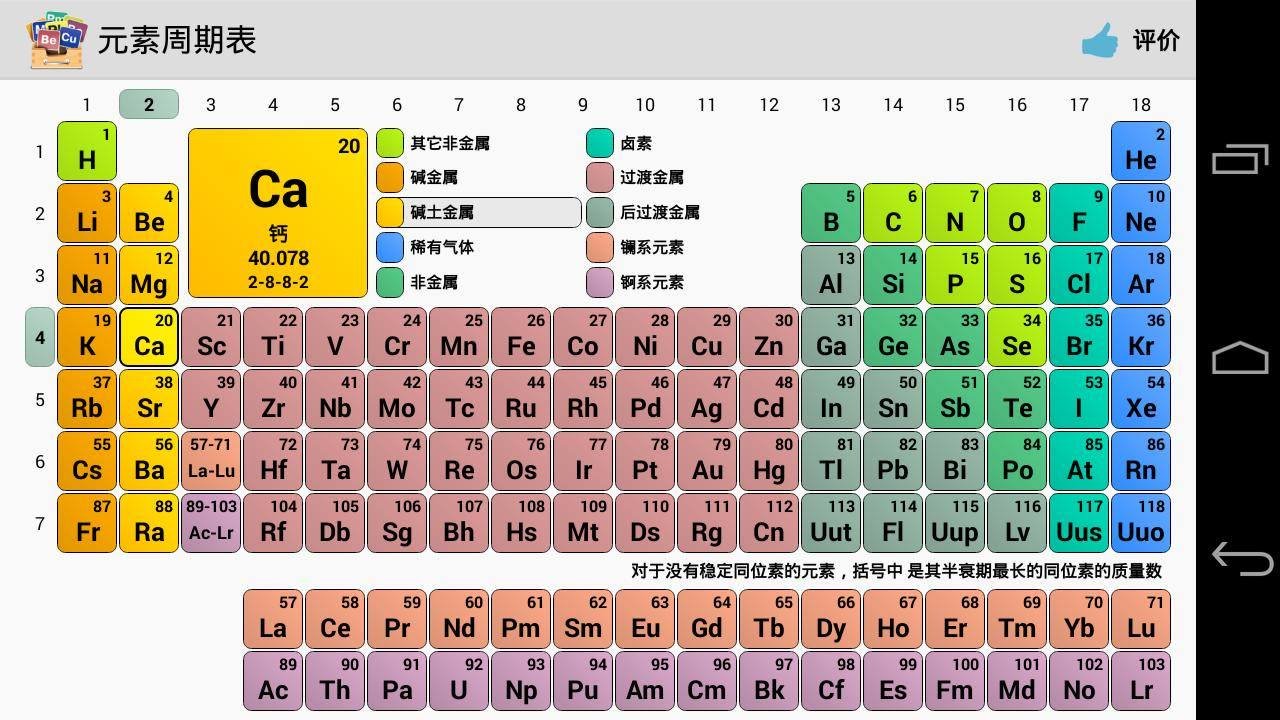
#> input picture codes/PhaseDiaPredict/LookupData/0Period_Table.jpeg, 1280 x 720 px
$ python -i morphology_utils.py   (imports and definitions only)
#> lines starting #> are read from the running program, lines starting #| are printed output that depends on the picture; after the words box and inside, x2 and y2 are one past the last pixel; in counts of white or black regions, pixels touching at a corner belong together
import numpy as np
import pandas as pd
import cv2
import pylab as pyl
import os
import itertools
from matplotlib.pyplot import ion


def threshold_value(img):
    """
    Returns a threshold value (0.9 or 0.98) based on whether any slice
    of the image within a central box is enterely white (white is a bitch!)
    0.9 or 0.98 come simply from a lot of experimentation.
    """

    is_color = len(img.shape) == 3
    is_grey  = len(img.shape) == 2

    if is_color:
        gray = cv2.cvtColor(img,cv2.COLOR_BGR2GRAY)
    elif is_grey:
        gray = img.copy()

    slices = gray.mean(axis = 1)[20:gray.shape[0]-30]
    is_white = any(x > 0.9*255 for x in slices)
    if is_white:
        return 0.98
    else:
        return 0.9

def threshold_img(img):
    """
    Simple wrap-up function for cv2.threshold()
    """

    is_color = len(img.shape) == 3
    is_grey  = len(img.shape) == 2

    t = threshold_value(img)

    if is_color:
        gray = cv2.cvtColor(img,cv2.COLOR_BGR2GRAY)
    elif is_grey:
        gray = img.copy()

    blurred = cv2.GaussianBlur(gray, (3, 3), 0)
    (_, thresh) = cv2.threshold(blurred, t*255, 1, cv2.THRESH_BINARY_INV)

    return thresh


# [153 lines left out: functions get_edges, bounding_box, shape_df, shape_points, plot_shape, not called in this run]

>>> import cv2
>>> picture = cv2.imread('../LookupData/0Period_Table.jpeg')
#> picture is the input picture: shape (720, 1280, 3); mean B, G, R 155.8, 173.9, 181.2
>>> result = threshold_img(picture)
#> in threshold_value, `gray = cv2.cvtColor(img,cv2.COLOR_BGR2GRAY)`:
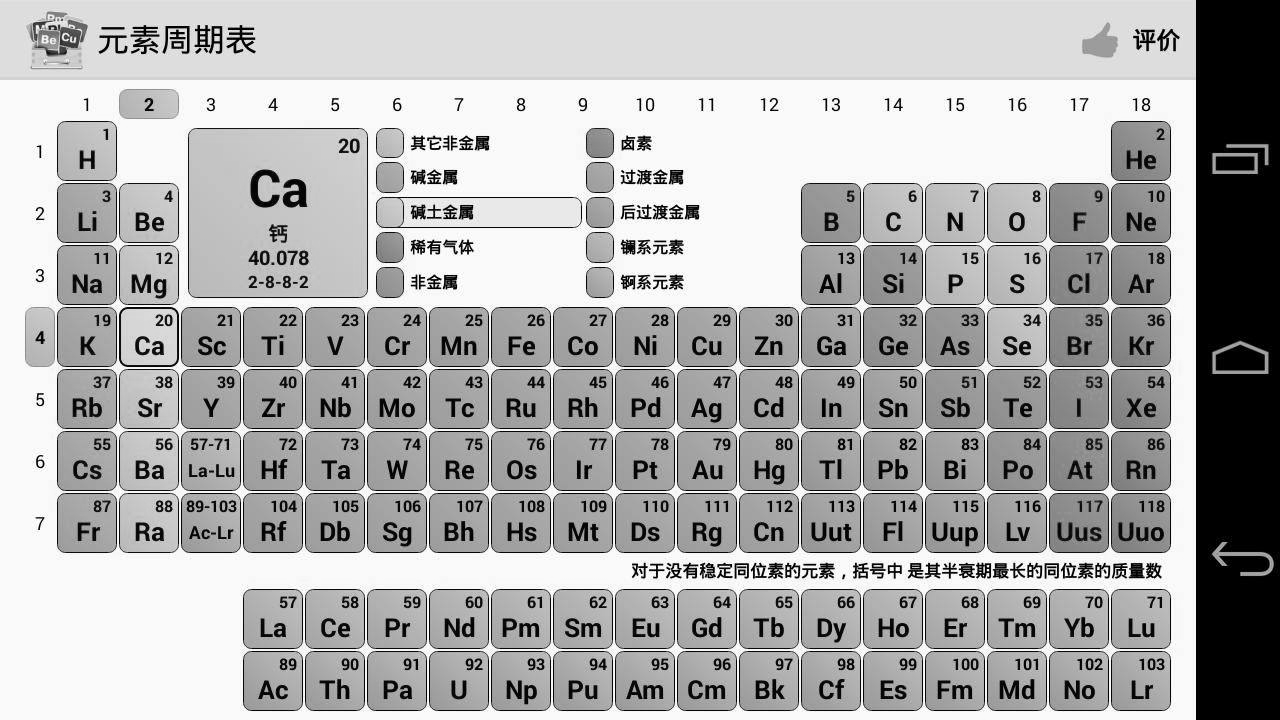
#> gray: shape (720, 1280); min 0, max 255, mean 174
#> in threshold_value, `slices = gray.mean(axis = 1)[20:gray.shape[0]-30]`: slices = 670 values, max 241.8 at index 535, min 72.62 at index 287, mean 172.8
#> in threshold_value, `is_white = any(x > 0.9*255 for x in slices)`: is_white = True
#> in threshold_img, `t = threshold_value(img)`: t = 0.98
#> in threshold_img, `(_, thresh) = cv2.threshold(blurred, t*255, 1, cv2.THRESH_BINARY_INV)`:
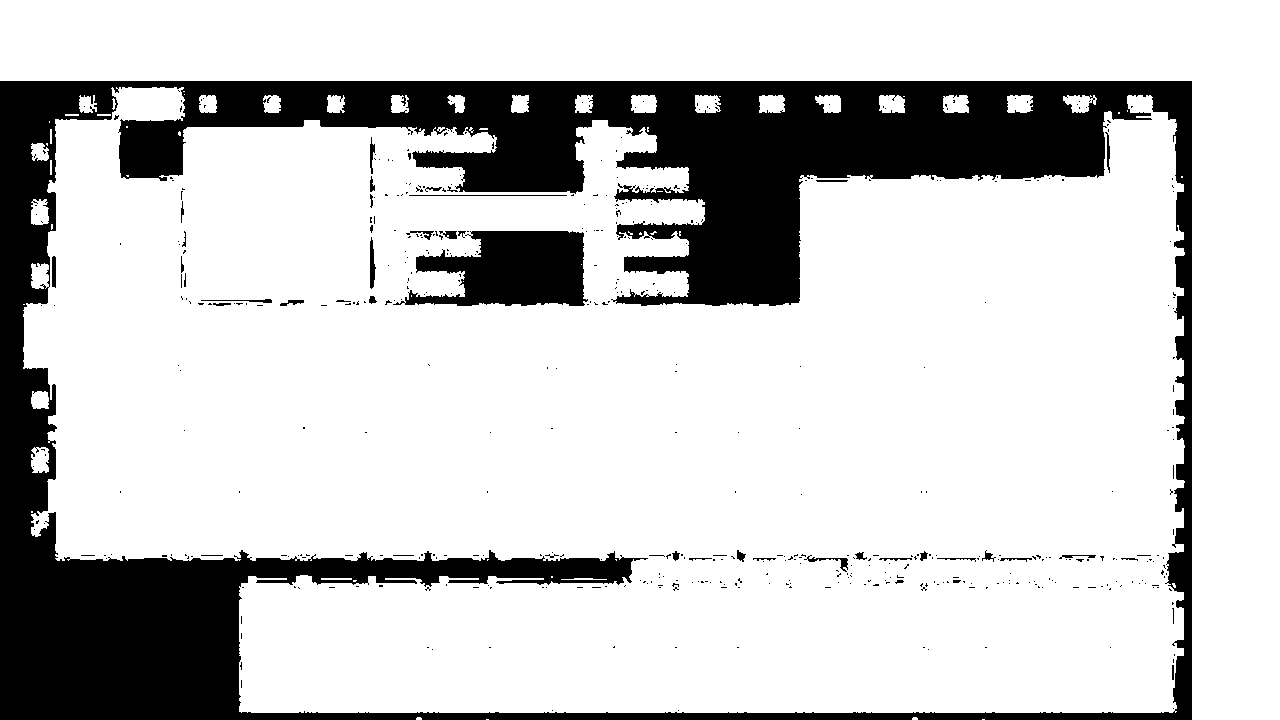
#> thresh: shape (720, 1280); values 0 (black) and 1 (white), 79.3% white; 497 black regions (454 under 20 px), largest, box (x1, y1, x2, y2) and area: (0, 81, 1192, 720) 177040, (393, 231, 588, 306) 9689, (370, 237, 376, 289) 203
